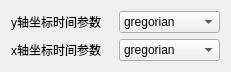
        <widget class="QWidget" name="">
         <property name="geometry">
          <rect>
           <x>210</x>
           <y>380</y>
           <width>231</width>
           <height>51</height>
          </rect>
         </property>
         <layout class="QGridLayout" name="gridLayout_2">
          <item row="0" column="0">
           <widget class="QLabel" name="label_7">
            <property name="text">
             <string>y轴坐标时间参数</string>
            </property>
           </widget>
          </item>
          <item row="0" column="1">
           <widget class="QComboBox" name="comboBox_ycalendar">
            <item>
             <property name="text">
              <string>gregorian</string>
             </property>
            </item>
            <item>
             <property name="text">
              <string>chinese</string>
             </property>
            </item>
            <item>
             <property name="text">
              <string>coptic</string>
             </property>
            </item>
            <item>
             <property name="text">
              <string>discworld</string>
             </property>
            </item>
            <item>
             <property name="text">
              <string>ethiopian</string>
             </property>
            </item>
            <item>
             <property name="text">
              <string>hebrew</string>
             </property>
            </item>
            <item>
             <property name="text">
              <string>islamic</string>
             </property>
            </item>
            <item>
             <property name="text">
              <string>julian</string>
             </property>
            </item>
            <item>
             <property name="text">
              <string>mayan</string>
             </property>
            </item>
            <item>
             <property name="text">
              <string>nanakshahi</string>
             </property>
            </item>
            <item>
             <property name="text">
              <string>nepali</string>
             </property>
            </item>
            <item>
             <property name="text">
              <string>persian</string>
             </property>
            </item>
            <item>
             <property name="text">
              <string>jalali</string>
             </property>
            </item>
            <item>
             <property name="text">
              <string>taiwan</string>
             </property>
            </item>
            <item>
             <property name="text">
              <string>thai</string>
             </property>
            </item>
            <item>
             <property name="text">
              <string>ummalqura</string>
             </property>
            </item>
           </widget>
          </item>
          <item row="1" column="1">
           <widget class="QComboBox" name="comboBox_xcalendar">
            <item>
             <property name="text">
              <string>gregorian</string>
             </property>
            </item>
            <item>
             <property name="text">
              <string>chinese</string>
             </property>
            </item>
            <item>
             <property name="text">
              <string>coptic</string>
             </property>
            </item>
            <item>
             <property name="text">
              <string>discworld</string>
             </property>
            </item>
            <item>
             <property name="text">
              <string>ethiopian</string>
             </property>
            </item>
            <item>
             <property name="text">
              <string>hebrew</string>
             </property>
            </item>
            <item>
             <property name="text">
              <string>islamic</string>
             </property>
            </item>
            <item>
             <property name="text">
              <string>julian</string>
             </property>
            </item>
            <item>
             <property name="text">
              <string>mayan</string>
             </property>
            </item>
            <item>
             <property name="text">
              <string>nanakshahi</string>
             </property>
            </item>
            <item>
             <property name="text">
              <string>nepali</string>
             </property>
            </item>
            <item>
             <property name="text">
              <string>persian</string>
             </property>
            </item>
            <item>
             <property name="text">
              <string>jalali</string>
             </property>
            </item>
            <item>
             <property name="text">
              <string>taiwan</string>
             </property>
            </item>
            <item>
             <property name="text">
              <string>thai</string>
             </property>
            </item>
            <item>
             <property name="text">
              <string>ummalqura</string>
             </property>
            </item>
           </widget>
          </item>
          <item row="1" column="0">
           <widget class="QLabel" name="label_6">
            <property name="text">
             <string>x轴坐标时间参数</string>
            </property>
           </widget>
          </item>
         </layout>
        </widget>
